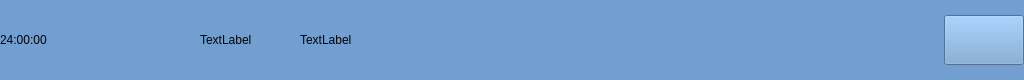
<?xml version="1.0" encoding="UTF-8"?>
<ui version="4.0">
 <class>FormFloatingBar</class>
 <widget class="QWidget" name="FormFloatingBar">
  <property name="geometry">
   <rect>
    <x>0</x>
    <y>0</y>
    <width>1024</width>
    <height>80</height>
   </rect>
  </property>
  <property name="maximumSize">
   <size>
    <width>16777215</width>
    <height>80</height>
   </size>
  </property>
  <property name="windowTitle">
   <string>Form</string>
  </property>
  <property name="styleSheet">
   <string notr="true">background-color: rgb(114, 159, 207);</string>
  </property>
  <layout class="QHBoxLayout" name="horizontalLayout">
   <property name="spacing">
    <number>0</number>
   </property>
   <property name="leftMargin">
    <number>0</number>
   </property>
   <property name="topMargin">
    <number>0</number>
   </property>
   <property name="rightMargin">
    <number>0</number>
   </property>
   <property name="bottomMargin">
    <number>0</number>
   </property>
   <item>
    <widget class="QWidget" name="widget" native="true">
     <property name="maximumSize">
      <size>
       <width>16777215</width>
       <height>80</height>
      </size>
     </property>
     <layout class="QHBoxLayout" name="horizontalLayout_2">
      <property name="spacing">
       <number>0</number>
      </property>
      <property name="leftMargin">
       <number>0</number>
      </property>
      <property name="topMargin">
       <number>0</number>
      </property>
      <property name="rightMargin">
       <number>0</number>
      </property>
      <property name="bottomMargin">
       <number>0</number>
      </property>
      <item>
       <widget class="QLabel" name="labTime">
        <property name="minimumSize">
         <size>
          <width>200</width>
          <height>0</height>
         </size>
        </property>
        <property name="text">
         <string>24:00:00</string>
        </property>
        <property name="alignment">
         <set>Qt::AlignLeading|Qt::AlignLeft|Qt::AlignVCenter</set>
        </property>
       </widget>
      </item>
      <item>
       <widget class="QLabel" name="labTempTitle">
        <property name="minimumSize">
         <size>
          <width>100</width>
          <height>0</height>
         </size>
        </property>
        <property name="text">
         <string>TextLabel</string>
        </property>
       </widget>
      </item>
      <item>
       <widget class="QLabel" name="labTempValue">
        <property name="text">
         <string>TextLabel</string>
        </property>
       </widget>
      </item>
      <item>
       <spacer name="horizontalSpacer">
        <property name="orientation">
         <enum>Qt::Horizontal</enum>
        </property>
        <property name="sizeHint" stdset="0">
         <size>
          <width>40</width>
          <height>20</height>
         </size>
        </property>
       </spacer>
      </item>
      <item>
       <widget class="QLabel" name="labWifi">
        <property name="minimumSize">
         <size>
          <width>40</width>
          <height>0</height>
         </size>
        </property>
        <property name="maximumSize">
         <size>
          <width>16777215</width>
          <height>40</height>
         </size>
        </property>
        <property name="text">
         <string/>
        </property>
       </widget>
      </item>
      <item>
       <widget class="QLabel" name="labUsb">
        <property name="text">
         <string/>
        </property>
       </widget>
      </item>
      <item>
       <widget class="QLabel" name="labLink">
        <property name="text">
         <string/>
        </property>
       </widget>
      </item>
      <item>
       <widget class="QPushButton" name="btnQuit">
        <property name="minimumSize">
         <size>
          <width>80</width>
          <height>50</height>
         </size>
        </property>
        <property name="maximumSize">
         <size>
          <width>80</width>
          <height>50</height>
         </size>
        </property>
        <property name="text">
         <string/>
        </property>
       </widget>
      </item>
     </layout>
    </widget>
   </item>
  </layout>
 </widget>
 <resources/>
 <connections/>
</ui>
